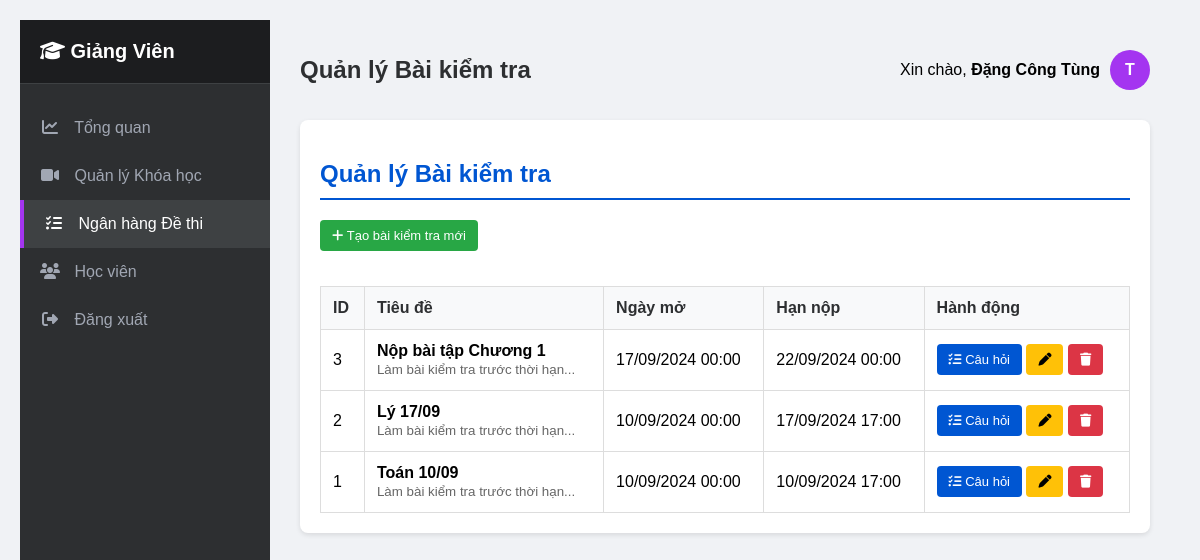
The app's page /DoAnCoSo2Elearning/lecturer/bai_kiem_tra.php with its own data.
### tables this page shows
CREATE TABLE `bai_kiem_tra` (
  `id` int(11) NOT NULL,
  `tieu_de` varchar(255) NOT NULL,
  `mo_ta` text DEFAULT NULL,
  `ngay_mo` datetime DEFAULT NULL,
  `han_nop` datetime DEFAULT NULL,
  `trang_thai` tinyint(1) DEFAULT 0,
  `so_lan_cho_phep` int(11) DEFAULT 1,
  `so_lan_da_lam` int(11) DEFAULT 0
);

### DoAnCoSo2Elearning/lecturer/bai_kiem_tra.php (the view, shortened to what this page needs)
<?php
include '../database.php';
include 'lecturer_layout.php';
$result = mysqli_query($conn, "SELECT * FROM bai_kiem_tra ORDER BY id DESC");
?>
<!DOCTYPE html>
<html lang="vi">
<head>
    <link rel="stylesheet" href="https://cdnjs.cloudflare.com/ajax/libs/font-awesome/6.4.0/css/all.min.css">
</head>
<body>
<div class="container">
    <h2>Quản lý Bài kiểm tra</h2>
    <button class="btn btn-add" onclick="openModal()"><i class="fa-solid fa-plus"></i> Tạo bài kiểm tra mới</button>
    <table>
        <tr>
            <th>ID</th>
            <th>Tiêu đề</th>
            <th>Ngày mở</th>
            <th>Hạn nộp</th>
            <th>Hành động</th>
        </tr>
        <?php while ($row = mysqli_fetch_assoc($result)): ?>
            <tr>
                <td><?php echo $row['id']; ?></td>
                <td>
                    <strong><?php echo htmlspecialchars($row['tieu_de']); ?></strong><br>
                    <small style="color:#666;"><?php echo htmlspecialchars(substr($row['mo_ta'], 0, 50)); ?>...</small>
                </td>
                <td><?php echo date('d/m/Y H:i', strtotime($row['ngay_mo'])); ?></td>
                <td><?php echo date('d/m/Y H:i', strtotime($row['han_nop'])); ?></td>
                <td>
                    <a href="cau_hoi.php?id=<?php echo $row['id']; ?>" class="btn btn-questions" title="Soạn câu hỏi">
                        <i class="fa-solid fa-list-check"></i> Câu hỏi
                    </a>
                    <button class="btn btn-edit" onclick='openModal(<?php echo json_encode($row); ?>)'>
                        <i class="fa-solid fa-pen"></i>
                    </button>
                    <a href="?delete=<?php echo $row['id']; ?>" class="btn btn-del" onclick="return confirm('Bạn chắc chắn muốn xóa bài này và toàn bộ câu hỏi bên trong?')">
                        <i class="fa-solid fa-trash"></i>
                    </a>
                </td>
            </tr>
        <?php endwhile; ?>
    </table>
</div>
</body>
</html>

### DoAnCoSo2Elearning/lecturer/lecturer_layout.php (style rules this page uses)
body { font-family: 'Segoe UI', sans-serif; margin: 0; background: #f0f2f5; display: flex; height: 100vh; }
.btn { padding: 8px 16px; border: none; cursor: pointer; border-radius: 4px; color: #fff; text-decoration: none; display: inline-block; font-size: 14px; font-weight: 500; }
table { width: 100%; border-collapse: collapse; margin-top: 15px; }
th, td { padding: 12px; border-bottom: 1px solid #ddd; text-align: left; }
th { background: #f7f9fa; color: #2d2f31; }

### DoAnCoSo2Elearning/lecturer/bai_kiem_tra.php (style rules this page uses)
body { font-family: sans-serif; background: #f0f2f5; padding: 20px; }
.container { max-width: 1000px; margin: 0 auto; background: #fff; padding: 20px; border-radius: 8px; box-shadow: 0 2px 5px rgba(0,0,0,0.1); }
h2 { border-bottom: 2px solid #0056d2; padding-bottom: 10px; color: #0056d2; }
table { width: 100%; border-collapse: collapse; margin-top: 20px; }
th, td { border: 1px solid #ddd; padding: 12px; text-align: left; }
th { background: #f8f9fa; }
.btn { padding: 8px 12px; border: none; cursor: pointer; border-radius: 4px; color: #fff; text-decoration: none; font-size: 13px; display: inline-block; }
.btn-add { background: #28a745; margin-bottom: 15px; }
.btn-edit { background: #ffc107; color: #000; }
.btn-del { background: #dc3545; }
.btn-questions { background: #0056d2; }

### records on screen
bai_kiem_tra: id "3", tieu_de "Nộp bài tập Chương 1", mo_ta "Làm bài kiểm tra trước thời hạn", ngay_mo "17/09/2024 00:00", han_nop "22/09/2024 00:00"
bai_kiem_tra: id "2", tieu_de "Lý 17/09", mo_ta "Làm bài kiểm tra trước thời hạn", ngay_mo "10/09/2024 00:00", han_nop "17/09/2024 17:00"
bai_kiem_tra: id "1", tieu_de "Toán 10/09", mo_ta "Làm bài kiểm tra trước thời hạn", ngay_mo "10/09/2024 00:00", han_nop "10/09/2024 17:00"

### other values on screen
$page_title "Quản lý Bài kiểm tra"
